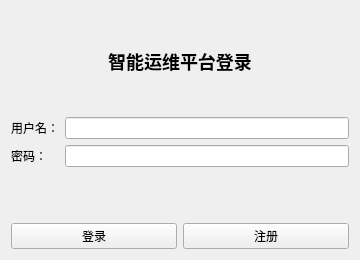
<?xml version="1.0" encoding="UTF-8"?>
<ui version="4.0">
 <class>Login</class>
 <widget class="QWidget" name="Login">
  <property name="geometry">
   <rect>
    <x>0</x>
    <y>0</y>
    <width>360</width>
    <height>260</height>
   </rect>
  </property>
  <property name="windowTitle">
   <string>用户登录</string>
  </property>
  <layout class="QVBoxLayout" name="verticalLayout">
   <item>
    <widget class="QLabel" name="labelTitle">
     <property name="text">
      <string>智能运维平台登录</string>
     </property>
     <property name="alignment">
      <set>Qt::AlignCenter</set>
     </property>
     <property name="styleSheet">
      <string>font-weight:bold;font-size:18px;padding:12px;</string>
     </property>
    </widget>
   </item>
   <item>
    <layout class="QFormLayout" name="formLayout">
     <item row="0" column="0">
      <widget class="QLabel" name="labelUser">
       <property name="text">
        <string>用户名：</string>
       </property>
      </widget>
     </item>
     <item row="0" column="1">
      <widget class="QLineEdit" name="editUser"/>
     </item>
     <item row="1" column="0">
      <widget class="QLabel" name="labelPwd">
       <property name="text">
        <string>密码：</string>
       </property>
      </widget>
     </item>
     <item row="1" column="1">
      <widget class="QLineEdit" name="editPwd">
       <property name="echoMode">
        <enum>QLineEdit::Password</enum>
       </property>
      </widget>
     </item>
    </layout>
   </item>
   <item>
    <layout class="QHBoxLayout" name="horizontalLayout">
     <item>
      <widget class="QPushButton" name="btnLogin">
       <property name="text">
        <string>登录</string>
       </property>
      </widget>
     </item>
     <item>
      <widget class="QPushButton" name="btnRegister">
       <property name="text">
        <string>注册</string>
       </property>
      </widget>
     </item>
    </layout>
   </item>
  </layout>
 </widget>
 <resources/>
 <connections/>
</ui>
